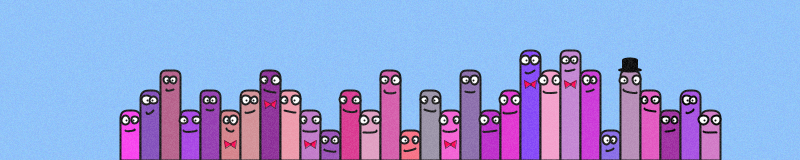
Frame 1 (no input)
Frame 60 (the mouse pressed at the canvas centre just before this capture): identical to frame 1, image omitted
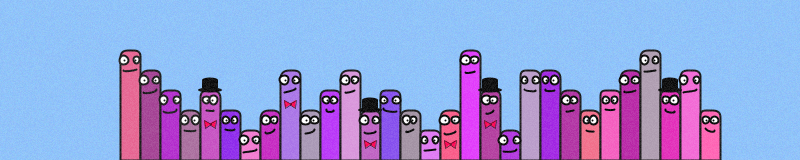
Frame 120 (the mouse held since frame 60 and released just before this capture)

The Processing sketch that drew these frames (run headless with seeded random() and noise(); from frame 60 on, the mouse is pressed at the canvas centre):

// Processing sketch: processing_88909
// ── processing_88909.pde

boolean firstRun = true;
int iHeight, iWidth; 
int
numBlips = 30, 
blipHeightSteps = 5;

// drawing
float[]  
blipHeight, 
blipWidth; 

float 
blipMaxHeight = 150.0, 
offsetY,
offsetX = 120,
x, y, w, h, r;    

// eyes
float  eyeX, eyeY;

float[] 
eyeSpacing, 
eyeLeftRadius, 
eyeRightRadius;

// mouth
float[][] blipMouth;

// hat
float hatHeight = 10;
boolean[] blipHat;

boolean[] blipButterfly;

// base colour
color[] blipColour;

// filters
PImage bg, noiseLayer;


void setup() {
  size(800, 160);
  iHeight = height;
  iWidth = width;

  //noSmooth();
  rectMode(CORNER);
  ellipseMode(CENTER);

  defaultSettings();
}

void draw() {
    
  image(bg,0,0);
  
  strokeWeight(2);
  stroke(20);
  frameRate(24);

  float spacing = 2; 
  for (int i=0; i < numBlips; i++) {     
    w = blipWidth[i];
    h = blipHeight[i];
    //y = offset - h + blipMaxHeight - y;
    y = offsetY - h;
    x = offsetX + (i * w);
    
    fill(blipColour[i]);
    rect(x, y, w, h, eyeLeftRadius[i], eyeRightRadius[i], 0, 0);  
  }
  for (int i=0; i < numBlips; i++) {     
    w = blipWidth[i];
    h = blipHeight[i];
    //y = offset - h + blipMaxHeight - y;
    y = offsetY - h;
    x = offsetX + (i * w);
    
    fill(255);

    eyeY = y + 10;
    eyeX = x + w/2 - eyeSpacing[i]/2;    
    r = eyeLeftRadius[i];
    ellipse(eyeX, eyeY, r, r);
    point(eyeX+1, eyeY);
    /*triangle(
      eyeX,                eyeY+eyeLeftRadius[i]+random(2,4),
      eyeX+eyeSpacing[i],  eyeY+eyeRightRadius[i]+random(2,4),
      eyeX+eyeSpacing[i]/2,eyeY+eyeRightRadius[i]+random(5,7)
    );
    line(
      eyeX,                eyeY+eyeLeftRadius[i]+random(2,4),
      eyeX+eyeSpacing[i],  eyeY+eyeRightRadius[i]+random(2,4)
      
    );*/
    
    noFill();
    if (firstRun) { // lazy hack. The blips should get their own class..
      blipMouth[i] = new float[8];
      
      blipMouth[i][0] = eyeX;
      blipMouth[i][1] = eyeY+eyeLeftRadius[i]+random(2,4);
      
      blipMouth[i][2] = eyeX+random(-2,2);
      blipMouth[i][3] = eyeY+eyeLeftRadius[i]+random(3,6); // control
      
      blipMouth[i][4] = eyeX+eyeSpacing[i]+random(-2,2);
      blipMouth[i][5] = eyeY+eyeRightRadius[i]+random(3,6); // control
      
      blipMouth[i][6] = eyeX+eyeSpacing[i];
      blipMouth[i][7] = eyeY+eyeRightRadius[i]+random(2,4);  
    }
    bezier(
      blipMouth[i][0],
      blipMouth[i][1],
      blipMouth[i][2],
      blipMouth[i][3],
      blipMouth[i][4],
      blipMouth[i][5],
      blipMouth[i][6],
      blipMouth[i][7]      
    );
    
    
    fill(255);
    
    eyeX = x + w/2 + eyeSpacing[i]/2;    
    r = eyeRightRadius[i];
    ellipse(eyeX, eyeY, r, r);       
    point(eyeX-1, eyeY);
    
    // hat
    if (blipHat[i]) {
      noStroke();
      fill(05);    
      
      ellipse(x+w/2,y, 24, 5);      
      rect(x+2, y-hatHeight, w-4, hatHeight);     
      ellipse(x+w/2,y-hatHeight, 16, 5);     
      
      stroke(0);
    }
    
    if (blipButterfly[i]) {
      
      strokeWeight(0.5);
      fill(255,0,80);
      float f = 4;
      triangle(x+w/2-1,  y+34,
               x+w/2+6,  y+30,
               x+w/2+5,  y+38);
      triangle(x+w/2+1,  y+34,
               x+w/2-6,  y+30,
               x+w/2-5,  y+38);
               
      
      strokeWeight(2);
    }
  }

  image(noiseLayer, 0, 0);
  
  firstRun = false;
}

void mousePressed() {
  defaultSettings();
}

void createBackgrounds() {
  bg = createImage(width, height, RGB);
  bg.loadPixels();
  for (int i = 0; i < bg.pixels.length; i++) {
    bg.pixels[i] = color(138, (int)random(185, 200), (int)random(245, 255));
  }
  bg.updatePixels();

  noiseLayer = createImage(width, height, ARGB);
  noiseLayer.loadPixels();
  for (int i = 0; i < noiseLayer.pixels.length; i++) {
    float s = random(235, 255);
    float a = random(1, 30);
    noiseLayer.pixels[i] = color(s, s, s, a);
  }
  noiseLayer.updatePixels();
}  


void defaultSettings() {
  firstRun = true;
  
  offsetY = iHeight;
  
  blipColour = new color[numBlips];
  
  blipMouth = new float[numBlips][];
  blipWidth = new float[numBlips];
  blipHeight = new float[numBlips];

  eyeLeftRadius = new float[numBlips];
  eyeRightRadius = new float[numBlips];
  eyeSpacing = new float[numBlips];
  
  blipHat = new boolean[numBlips];
  blipButterfly  = new boolean[numBlips];

  for (int i = 0; i < numBlips; i++) {
    blipHat[i] = random(0,1) > 0.85; 
    blipButterfly[i] = random(0,1) > 0.83;
    
    blipColour[i] = color( 128+random(0, 128), 32+random(0, 128), random(0, 128)+128);
    blipWidth[i] = 20;

    blipHeight[i] = 10 + round( random(1, blipHeightSteps) ) * 20;    
    int j = max(0, i-1);
    if (blipHeight[i] == blipHeight[j] && i > 0) {      
      //blipHeight[i] = round(random(1, blipHeightSteps)) * 20;v      
      blipHeight[i] = 10 + round( random(1, blipHeightSteps) ) * 20;
      //println(blipHeight[i] + " == "+ blipHeight[j] + ", " +i);
    }

    eyeSpacing[i] = random(6, 14);
    eyeLeftRadius[i] =  random(6, 10);
    eyeRightRadius[i] = random(6, 9);
  }

  // bg
  createBackgrounds();
}
